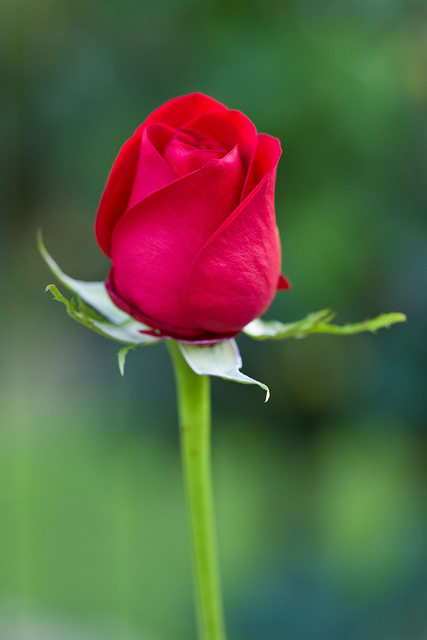
#> input picture learn 2/begginer/Rose.jpg, 427 x 640 px
$ python 29.py
#> lines starting #> are read from the running program, lines starting #| are printed output that depends on the picture
from PIL import Image, ImageFilter,ImageEnhance

imag = Image.open('Rose.jpg')
#> imag is the input picture: PIL image 427x640 RGB; mean R, G, B 88, 97, 67.8
imag.show()
image3 = imag.crop((100,100,200,200))
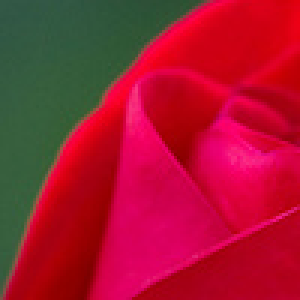
#> image3: PIL image 100x100 RGB (shown 3 times larger); mean R, G, B 162.7, 25, 49.4
image3.show()
image2 = imag.resize((100, 100))
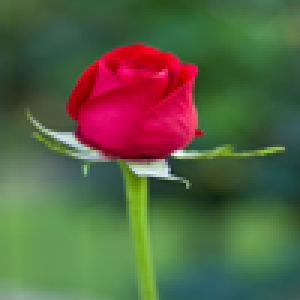
#> image2: PIL image 100x100 RGB (shown 3 times larger); mean R, G, B 88, 97, 67.8
image2.show()
#image2.save("resized_Rose.jpg")
image_grayscal = imag.convert('L')
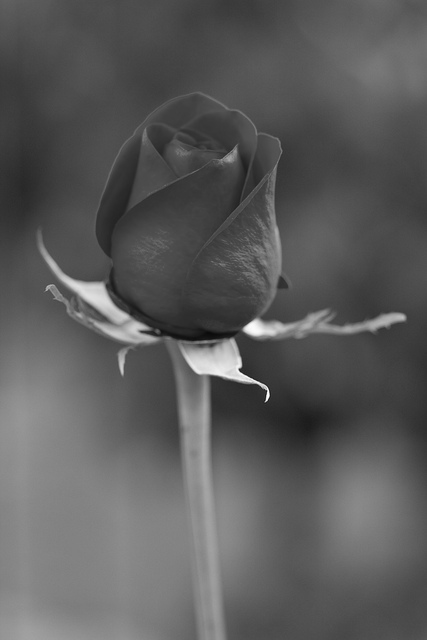
#> image_grayscal: PIL image 427x640 L; min 11, max 255, mean 91
image_grayscal.show()
edge_detect = imag.filter(ImageFilter.FIND_EDGES)
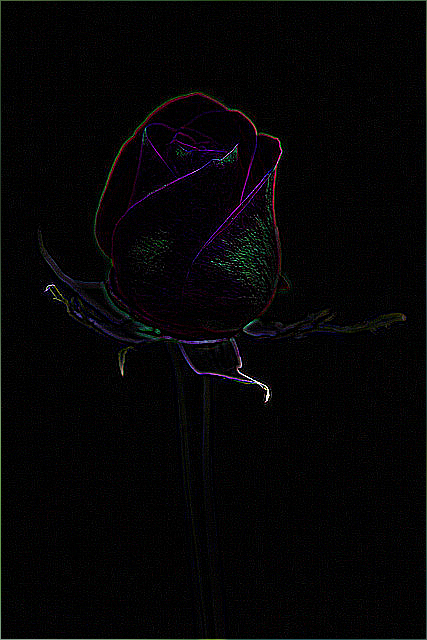
#> edge_detect: PIL image 427x640 RGB; mean R, G, B 5.3, 4.7, 5.6
edge_detect.show()
contrast_image = ImageEnhance.Contrast(imag).enhance(1.75)
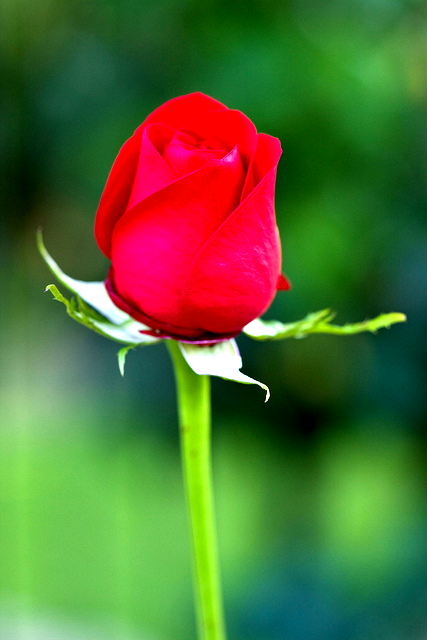
#> contrast_image: PIL image 427x640 RGB; mean R, G, B 81.2, 108.6, 51.9
contrast_image.show()
Bright_image = ImageEnhance.Brightness(imag).enhance(1.75)
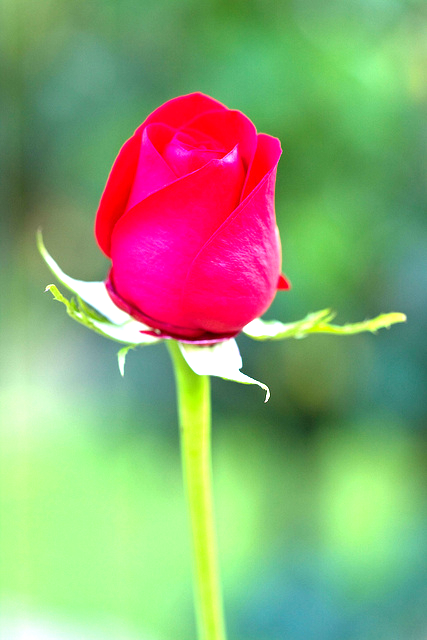
#> Bright_image: PIL image 427x640 RGB; mean R, G, B 140.9, 164, 116.9
Bright_image.show()
